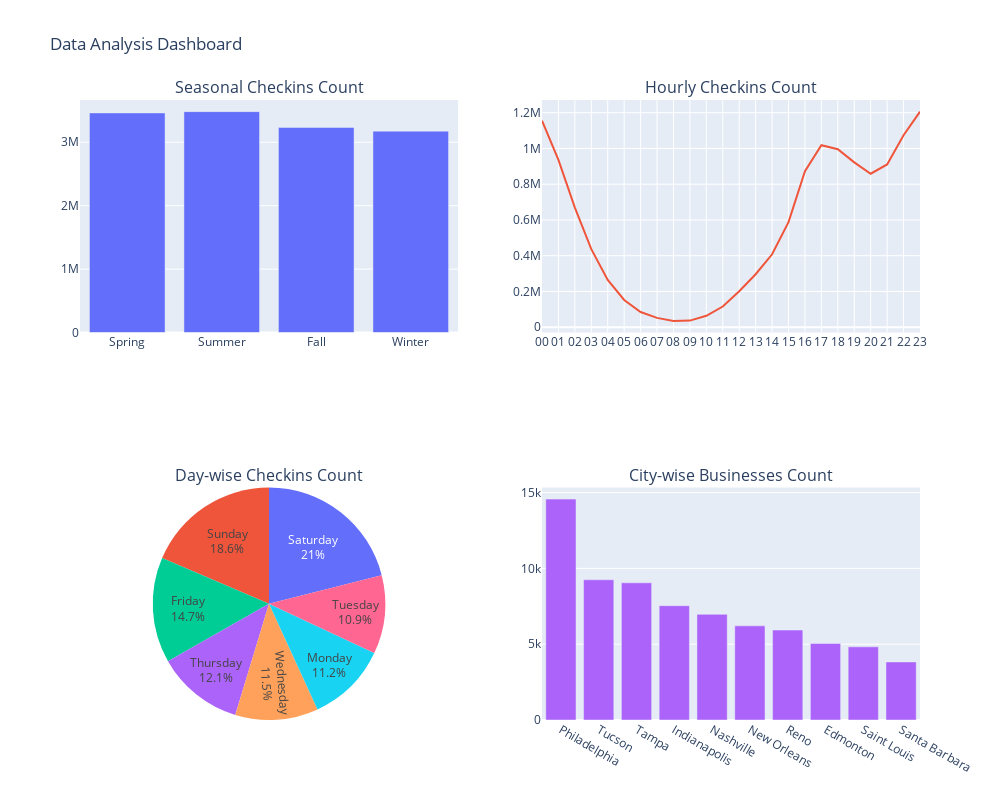

Notebook source saved alongside this figure:
### Code cell
import plotly.graph_objs as go
import plotly.express as px
from plotly.subplots import make_subplots
import pandas as pd

data = {'City': ['Philadelphia', 'Tucson', 'Tampa', 'Indianapolis', 'Nashville'],
        '# POIs': [14569, 9250, 9050, 7540, 6971],
        '# Reviews': [813634, 321269, 359167, 289986, 361162],
        '# Median Reviews per POI': [17, 12, 13, 13, 15]}

# Prepare data
df1 = pd.DataFrame({
    'Season': ['Spring', 'Summer', 'Fall', 'Winter'],
    'Count': [3463265, 3483462, 3234416, 3175732]
})
df2 = pd.DataFrame({
    'Month': ['00', '01', '02', '03', '04', '05', '06', '07', '08', '09', '10', '11', '12', '13', '14', '15', '16', '17', '18', '19', '20', '21', '22', '23'],
    'Count': [1155092, 935985, 669574, 437035, 264905, 152476, 85066, 52295, 35589, 37079, 63824, 115876, 201427, 296364, 407969, 587904, 873108, 1018438, 995358, 922177, 858803, 910653, 1073857, 1206021]
})
df3 = pd.DataFrame({
    'Day': ['Sunday', 'Monday', 'Tuesday', 'Wednesday', 'Thursday', 'Friday', 'Saturday'],
    'Count': [2480701, 1491993, 1460432, 1541769, 1612496, 1959015, 2810469]
})
df4 = pd.DataFrame({
    'City': ['Philadelphia', 'Tucson', 'Tampa', 'Indianapolis', 'Nashville', 'New Orleans', 'Reno', 'Edmonton', 'Saint Louis', 'Santa Barbara'],
    'Count': [14569, 9250, 9050, 7540, 6971, 6209, 5935, 5054, 4827, 3829]
})
df5 = pd.DataFrame(data)


# Create subplots
fig = make_subplots(rows=2, cols=2, specs=[[{'type': 'bar'}, {'type': 'scatter'}],
                                           [{'type': 'pie'}, {'type': 'bar'}]],
                    subplot_titles=('Seasonal Checkins Count', 'Hourly Checkins Count', 'Day-wise Checkins Count', 'City-wise Businesses Count'))

# Add charts to subplots
fig.add_trace(go.Bar(x=df1['Season'], y=df1['Count']), row=1, col=1)
fig.add_trace(go.Scatter(x=df2['Month'],
              y=df2['Count'], mode='lines'), row=1, col=2)
fig.add_trace(go.Pie(values=df3['Count'], labels=df3['Day'],
              textinfo='label+percent+text'), row=2, col=1)
fig.add_trace(go.Bar(x=df4['City'], y=df4['Count']), row=2, col=2)

# Update layout
fig.update_layout(title='Data Analysis Dashboard',
                  height=800, width=1000,
                  showlegend=False)

# Show the figure
fig.show()

### Figure 1 — Plotly figure (JSON) as saved in the notebook; plotly's stock layout.template omitted (floating-point values rounded to 4 significant figures)
{"data": [{"type": "bar", "x": ["Spring", "Summer", "Fall", "Winter"], "xaxis": "x", "y": [3463265, 3483462, 3234416, 3175732], "yaxis": "y"}, {"mode": "lines", "type": "scatter", "x": ["00", "01", "02", "03", "04", "05", "06", "07", "08", "09", "10", "11", "12", "13", "14", "15", "16", "17", "18", "19", "20", "21", "22", "23"], "xaxis": "x2", "y": [1155092, 935985, 669574, 437035, 264905, 152476, 85066, 52295, 35589, 37079, 63824, 115876, 201427, 296364, 407969, 587904, 873108, 1018438, 995358, 922177, 858803, 910653, 1073857, 1206021], "yaxis": "y2"}, {"domain": {"x": [0, 0.45], "y": [0, 0.375]}, "labels": ["Sunday", "Monday", "Tuesday", "Wednesday", "Thursday", "Friday", "Saturday"], "textinfo": "label+percent+text", "type": "pie", "values": [2480701, 1491993, 1460432, 1541769, 1612496, 1959015, 2810469]}, {"type": "bar", "x": ["Philadelphia", "Tucson", "Tampa", "Indianapolis", "Nashville", "New Orleans", "Reno", "Edmonton", "Saint Louis", "Santa Barbara"], "xaxis": "x3", "y": [14569, 9250, 9050, 7540, 6971, 6209, 5935, 5054, 4827, 3829], "yaxis": "y3"}], "layout": {"annotations": [{"font": {"size": 16}, "showarrow": false, "text": "Seasonal Checkins Count", "x": 0.225, "xanchor": "center", "xref": "paper", "y": 1, "yanchor": "bottom", "yref": "paper"}, {"font": {"size": 16}, "showarrow": false, "text": "Hourly Checkins Count", "x": 0.775, "xanchor": "center", "xref": "paper", "y": 1, "yanchor": "bottom", "yref": "paper"}, {"font": {"size": 16}, "showarrow": false, "text": "Day-wise Checkins Count", "x": 0.225, "xanchor": "center", "xref": "paper", "y": 0.375, "yanchor": "bottom", "yref": "paper"}, {"font": {"size": 16}, "showarrow": false, "text": "City-wise Businesses Count", "x": 0.775, "xanchor": "center", "xref": "paper", "y": 0.375, "yanchor": "bottom", "yref": "paper"}], "height": 800, "showlegend": false, "title": {"text": "Data Analysis Dashboard"}, "width": 1000, "xaxis": {"anchor": "y", "domain": [0, 0.45]}, "xaxis2": {"anchor": "y2", "domain": [0.55, 1]}, "xaxis3": {"anchor": "y3", "domain": [0.55, 1]}, "yaxis": {"anchor": "x", "domain": [0.625, 1]}, "yaxis2": {"anchor": "x2", "domain": [0.625, 1]}, "yaxis3": {"anchor": "x3", "domain": [0, 0.375]}}}
